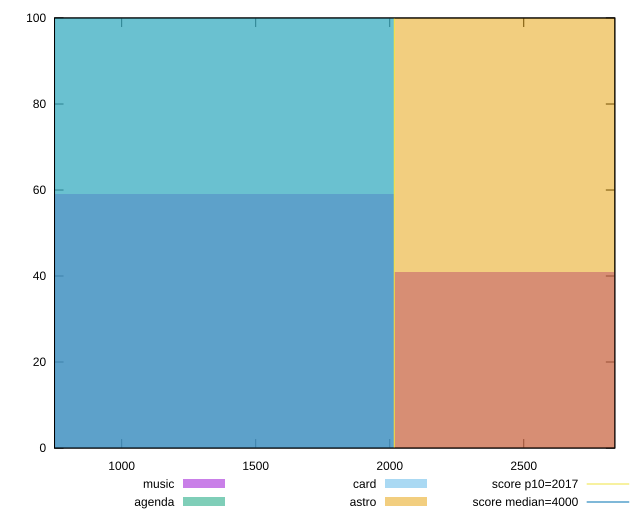

Generate this figure with gnuplot:
reset

$music <<EOF
2689.8043533532336 41
1344.9021766766168 59
EOF

$agenda <<EOF
1344.9021766766168 100
EOF

$card <<EOF
1344.9021766766168 100
EOF

$astro <<EOF
2689.8043533532336 100
EOF

set key outside below
set boxwidth 1344.9021766766168
set xrange [749.6200000000006:2839.7959999999975]
set yrange [0:100]
set trange [0:100]
set style fill transparent solid 0.5 noborder

set parametric
set terminal svg size 640, 520 enhanced background rgb 'white'
set output "reports/report_00031_2021-02-24T23-18-18.084Z/mainthread-work-breakdown/comparison/histogram/all_raw.svg"

plot $music title "music" with boxes, \
     $agenda title "agenda" with boxes, \
     $card title "card" with boxes, \
     $astro title "astro" with boxes, \
     2017,t title "score p10=2017", \
     4000,t title "score median=4000"

reset
